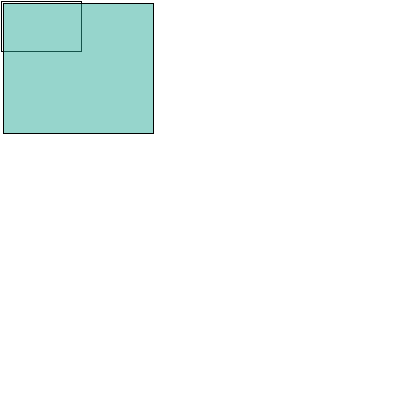
Frame 1 (no input)
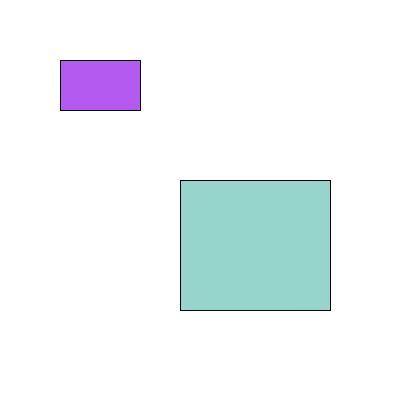
Frame 60 (the mouse pressed at the canvas centre just before this capture)
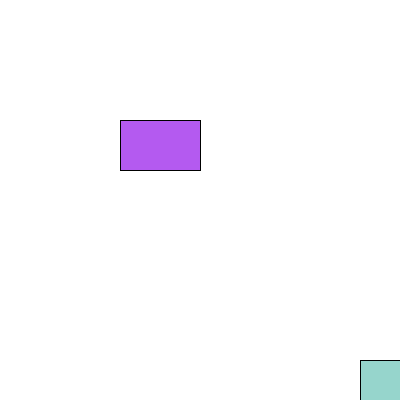
Frame 120 (the mouse held since frame 60 and released just before this capture)

The Processing sketch that drew these frames (run headless with seeded random() and noise(); from frame 60 on, the mouse is pressed at the canvas centre):

// Processing sketch: processing_14402
// ── processing_14402.pde

           
                float num=0;
int speed=1;
 
float num2=0;
int speed2=3;
 
void setup() {
  size (400, 400);
  background(255);
}
  
void draw(){
  background(255);
  num=num+speed;
  num2=num2+speed2;
  {
    rect (num, num, 80, 50);
    fill (40, 170, 150, 125);
    if (num>400){
      speed=-1;
    }
    if (num<0)
    speed=1;
   
    {
       rect(num2, num2, 150, 130);
    fill (180, 90, 240, 255);
    if (num2>400){
      speed2=-3;
    }
    if (num2<0)
    speed2=3;
    }
  }
}
